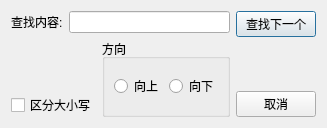
<?xml version="1.0" encoding="UTF-8"?>
<ui version="4.0">
 <class>SearchDialog</class>
 <widget class="QDialog" name="SearchDialog">
  <property name="geometry">
   <rect>
    <x>0</x>
    <y>0</y>
    <width>327</width>
    <height>128</height>
   </rect>
  </property>
  <property name="windowTitle">
   <string>Dialog</string>
  </property>
  <layout class="QGridLayout" name="gridLayout">
   <item row="1" column="1" rowspan="2">
    <widget class="QGroupBox" name="groupBox">
     <property name="title">
      <string>方向</string>
     </property>
     <layout class="QHBoxLayout" name="horizontalLayout_2">
      <item>
       <widget class="QRadioButton" name="up">
        <property name="text">
         <string>向上</string>
        </property>
       </widget>
      </item>
      <item>
       <widget class="QRadioButton" name="down">
        <property name="text">
         <string>向下</string>
        </property>
       </widget>
      </item>
     </layout>
    </widget>
   </item>
   <item row="0" column="0" colspan="2">
    <layout class="QHBoxLayout" name="horizontalLayout">
     <item>
      <widget class="QLabel" name="label">
       <property name="styleSheet">
        <string notr="true"/>
       </property>
       <property name="text">
        <string>查找内容:</string>
       </property>
      </widget>
     </item>
     <item>
      <widget class="QLineEdit" name="lineEdit"/>
     </item>
    </layout>
   </item>
   <item row="2" column="0">
    <layout class="QVBoxLayout" name="verticalLayout">
     <item>
      <widget class="QCheckBox" name="sensativecase">
       <property name="text">
        <string>区分大小写</string>
       </property>
      </widget>
     </item>
    </layout>
   </item>
   <item row="0" column="2" rowspan="3">
    <layout class="QVBoxLayout" name="verticalLayout_3">
     <item>
      <widget class="QPushButton" name="searchButton">
       <property name="sizePolicy">
        <sizepolicy hsizetype="Preferred" vsizetype="Preferred">
         <horstretch>0</horstretch>
         <verstretch>0</verstretch>
        </sizepolicy>
       </property>
       <property name="text">
        <string>查找下一个</string>
       </property>
      </widget>
     </item>
     <item>
      <spacer name="verticalSpacer">
       <property name="orientation">
        <enum>Qt::Orientation::Vertical</enum>
       </property>
       <property name="sizeHint" stdset="0">
        <size>
         <width>20</width>
         <height>40</height>
        </size>
       </property>
      </spacer>
     </item>
     <item>
      <widget class="QPushButton" name="cancelButton">
       <property name="sizePolicy">
        <sizepolicy hsizetype="Preferred" vsizetype="Preferred">
         <horstretch>0</horstretch>
         <verstretch>0</verstretch>
        </sizepolicy>
       </property>
       <property name="text">
        <string>取消</string>
       </property>
      </widget>
     </item>
    </layout>
   </item>
  </layout>
 </widget>
 <resources/>
 <connections>
  <connection>
   <sender>cancelButton</sender>
   <signal>clicked()</signal>
   <receiver>SearchDialog</receiver>
   <slot>close()</slot>
   <hints>
    <hint type="sourcelabel">
     <x>381</x>
     <y>94</y>
    </hint>
    <hint type="destinationlabel">
     <x>231</x>
     <y>95</y>
    </hint>
   </hints>
  </connection>
 </connections>
</ui>
